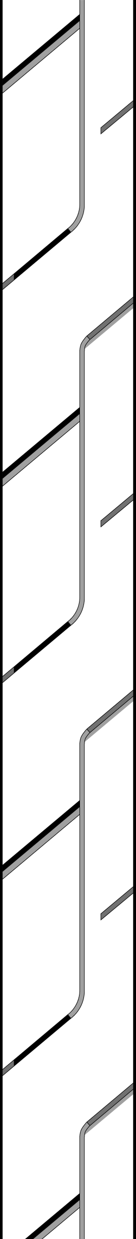
#> input picture tests/datasets/horizontal_stitch/center/sample001_part2_split.png, 136 x 1239 px
$ python -i pattern_continuity.py   (imports and definitions only)
#> lines starting #> are read from the running program, lines starting #| are printed output that depends on the picture; after the words box and inside, x2 and y2 are one past the last pixel; in counts of white or black regions, pixels touching at a corner belong together
# -*- coding: utf-8 -*-

"""
图案连续性检测模块

检测灰度图中上下边缘的线条是否连续对齐，为后续的上下循环拼接服务。
"""

import cv2
import numpy as np
from dataclasses import dataclass
from itertools import product
from typing import List, Optional, Tuple

import logging
from src.common.exceptions import InputDataError, RuntimeProcessError

# 创建模块级日志记录器
logger = logging.getLogger(__name__)

PatternEnd = Tuple[int, int, str]

_VIS_NAME = "pattern_continuity"


# ============================================================
# 本地配置数据类（不依赖 configs 层）
# ============================================================

@dataclass
class PatternContinuityConfig:
    """图案连续性检测配置（算法层本地定义，脱离 configs 依赖）"""

    # 固定灰度阈值
    threshold: int = 200

    # 边缘区域高度（像素）
    edge_height: int = 4

    # 粗细线宽度阈值（像素）
    coarse_threshold: int = 5

    # 细线匹配的最大距离（像素）
    fine_match_distance: int = 4

    # 最小线条宽度（过滤噪声）
    min_line_width: int = 1

    # 可视化线条宽度
    vis_line_width: int = 2

    # 可视化矩形高度（像素）
    vis_rectangle_height: int = 3

    # 可视化矩形底部偏移（像素）
    vis_rectangle_bottom_offset: int = 4


def detect_pattern_continuity(
    image: np.ndarray,
    threshold: int = 200,
    edge_height: int = 4,
    coarse_threshold: int = 5,
    fine_match_distance: int = 4,
    is_debug: bool = False,
) -> Tuple[bool, str, Optional[np.ndarray]]:
    """
    检测图案上下边缘的连续性

    Parameters:
    - image: 输入灰度图 (H, W)
    - threshold: 固定灰度阈值
    - edge_height: 边缘区域高度（像素）
    - coarse_threshold: 粗细线宽度阈值（像素）
    - fine_match_distance: 细线匹配的最大距离（像素）
    - is_debug: 是否输出 debug 可视化图

    Returns:
    - is_continuous: 是否连续
    - vis_name: debug 可视化建议文件名；非 debug 模式为空字符串
    - vis_image: debug 可视化图像；非 debug 模式为 None

    注意：算法层不保存文件；当 is_debug=True 时只返回 vis_name 和 vis_image，保存由调用方负责。

    Raises:
        InputDataError: 当输入图像或方法参数不符合要求时
        RuntimeProcessError: 当图案检测过程失败时
    """
    logger.debug("开始图案连续性检测")

    # 验证图像
    if image is None:
        raise InputDataError("image", "value", "must not be None")

    if len(image.shape) != 2:
        raise InputDataError("image", "shape", "expected 2D grayscale", image.shape)

    config = PatternContinuityConfig(
        threshold=threshold,
        edge_height=edge_height,
        coarse_threshold=coarse_threshold,
        fine_match_distance=fine_match_distance,
    )
    logger.debug("配置加载完成")

    # 提取边缘端点
    try:
        logger.debug("使用OpenCV轮廓检测边缘")
        top_ends, bottom_ends = _detect_with_method_b(image, config)

        logger.debug(f"边缘端点提取完成: 上边缘{len(top_ends)}个，下边缘{len(bottom_ends)}个")

    except (InputDataError, RuntimeProcessError):
        raise
    except Exception as e:
        raise RuntimeProcessError("detect_pattern_continuity", "边缘端点提取失败", e)

    # 匹配端点
    try:
        matches, unmatched_top, unmatched_bottom = _match_ends(top_ends, bottom_ends, config)
        logger.debug(
            f"端点匹配完成: 匹配{len(matches)}对, "
            f"上边缘未匹配{len(unmatched_top)}个, 下边缘未匹配{len(unmatched_bottom)}个"
        )
    except Exception as e:
        raise RuntimeProcessError("_match_ends", "端点匹配失败", e)

    # 判定连续性
    is_continuous = len(unmatched_bottom) == 0
    logger.info(f"连续性判定结果: {'连续' if is_continuous else '不连续'}")
    logger.debug(
        "连续性检测明细: top_ends=%s, bottom_ends=%s, matches=%s, "
        "unmatched_top=%s, unmatched_bottom=%s",
        top_ends, bottom_ends, matches, unmatched_top, unmatched_bottom
    )

    vis_name = ""
    vis_image = None
    if is_debug:
        try:
            vis_image = _visualize_detection(
                image, top_ends, bottom_ends, matches,
                unmatched_top, unmatched_bottom, config
            )
            vis_name = _VIS_NAME
            logger.debug(f"生成debug可视化结果: {vis_name}")
        except Exception as e:
            raise RuntimeProcessError("_visualize_detection", "可视化处理失败", e)

    return is_continuous, vis_name, vis_image


# [103 lines left out: functions _detect_with_method_a, _extract_ends_from_region, not called in this run]


def _detect_with_method_b(
    image: np.ndarray,
    config: PatternContinuityConfig
) -> Tuple[List[Tuple[int, int, str]], List[Tuple[int, int, str]]]:
    """
    使用方法B（OpenCV轮廓检测）检测边缘端点

    Parameters:
    - image: 输入灰度图
    - config: 配置对象

    Returns:
    - top_ends: 上边缘端点列表 [(min_x, max_x, type), ...]
    - bottom_ends: 下边缘端点列表 [(min_x, max_x, type), ...]

    Raises:
        ImageDimensionError: 当图像高度不符合要求时
        PatternDetectionError: 当轮廓检测失败时
    """
    try:
        # 验证图像高度
        if image.shape[0] < 2 * config.edge_height:
            raise InputDataError(
                "image", "shape",
                f"expected height >= {2 * config.edge_height}",
                image.shape[:2]
            )

        # 计算阈值
        threshold = config.threshold
        logger.debug(f"使用固定阈值: {threshold}")

        # 二值化
        try:
            _, binary = cv2.threshold(image, threshold, 255, cv2.THRESH_BINARY_INV)
        except Exception as e:
            raise RuntimeProcessError("cv2.threshold", "二値化失败", e)

        # 提取上边缘端点
        top_region = binary[0:config.edge_height, :]
        top_ends = _extract_ends_from_contours(top_region, config)

        # 提取下边缘端点
        bottom_region = binary[-config.edge_height:, :]
        bottom_ends = _extract_ends_from_contours(bottom_region, config)

        return top_ends, bottom_ends

    except (InputDataError, RuntimeProcessError):
        raise
    except Exception as e:
        raise RuntimeProcessError("_detect_with_method_b", "方法B检测失败", e)


def _extract_ends_from_contours(
    region: np.ndarray,
    config: PatternContinuityConfig
) -> List[Tuple[int, int, str]]:
    """
    从轮廓提取端点

    Parameters:
    - region: 边缘区域图像（二值）
    - config: 配置对象

    Returns:
    - ends: 端点列表 [(min_x, max_x, type), ...]
    """
    # 查找轮廓
    contours, _ = cv2.findContours(
        region,
        cv2.RETR_EXTERNAL,
        cv2.CHAIN_APPROX_SIMPLE
    )

    ends = []
    for contour in contours:
        # 获取边界框
        x, y, w, h = cv2.boundingRect(contour)

        # 过滤噪音
        if w < config.min_line_width:
            continue

        # 判断粗细
        line_type = 'coarse' if w >= config.coarse_threshold else 'fine'

        # 粗线使用区间，细线使用中心点
        if line_type == 'fine':
            center_x = x + w // 2
            ends.append((center_x, center_x, 'fine'))
        else:
            ends.append((x, x + w - 1, 'coarse'))

    return ends


def _match_ends(
    top_ends: List[Tuple[int, int, str]],
    bottom_ends: List[Tuple[int, int, str]],
    config: PatternContinuityConfig
) -> Tuple[List[Tuple[int, int]], List[int], List[int]]:
    """
    匹配上下边缘端点

    Parameters:
    - top_ends: 上边缘端点列表
    - bottom_ends: 下边缘端点列表
    - config: 配置对象

    Returns:
    - matches: 匹配对列表 [(top_idx, bottom_idx), ...]
    - unmatched_top: 未匹配的上边缘索引列表
    - unmatched_bottom: 未匹配的下边缘索引列表
    """
    # 初始化
    unmatched_bottom = set(range(len(bottom_ends)))
    matches = []

    # 全排列匹配
    for top_idx, bottom_idx in product(range(len(top_ends)), range(len(bottom_ends))):
        if bottom_idx in unmatched_bottom:
            if _can_match(top_ends[top_idx], bottom_ends[bottom_idx], config):
                unmatched_bottom.remove(bottom_idx)
                matches.append((top_idx, bottom_idx))

    # 找出未匹配的上边缘
    matched_top = {top_idx for top_idx, _ in matches}
    unmatched_top = [i for i in range(len(top_ends)) if i not in matched_top]

    return matches, unmatched_top, list(unmatched_bottom)


def _can_match(
    top_end: Tuple[int, int, str],
    bottom_end: Tuple[int, int, str],
    config: PatternContinuityConfig
) -> bool:
    """
    判断两个端点是否可以匹配

    Parameters:
    - top_end: 上边缘端点 (min_x, max_x, type)
    - bottom_end: 下边缘端点 (min_x, max_x, type)
    - config: 配置对象

    Returns:
    - can_match: 是否可以匹配
    """
    top_min_x, top_max_x, top_type = top_end
    bottom_min_x, bottom_max_x, bottom_type = bottom_end

    # 细线-细线匹配
    if top_type == 'fine' and bottom_type == 'fine':
        distance = abs(top_min_x - bottom_min_x)
        return distance <= config.fine_match_distance

    # 细线-粗线匹配
    if top_type == 'fine' and bottom_type == 'coarse':
        return bottom_min_x <= top_min_x <= bottom_max_x

    # 粗线-细线匹配
    if top_type == 'coarse' and bottom_type == 'fine':
        return top_min_x <= bottom_min_x <= top_max_x

    # 粗线-粗线匹配
    if top_type == 'coarse' and bottom_type == 'coarse':
        # 只要有重叠就算连续
        overlap_start = max(top_min_x, bottom_min_x)
        overlap_end = min(top_max_x, bottom_max_x)
        overlap_length = overlap_end - overlap_start + 1

        return overlap_length > 0

    return False


# [109 lines left out: functions _visualize_detection, _generate_colors, not called in this run]

>>> import cv2
>>> picture = cv2.imread('../../../tests/datasets/horizontal_stitch/center/sample001_part2_split.png', cv2.IMREAD_GRAYSCALE)
#> picture is the input picture: shape (1239, 136); min 0, max 255, mean 232.9
>>> result = detect_pattern_continuity(picture)
#> in _detect_with_method_b, `_, binary = cv2.threshold(image, threshold, 255, cv2.THRESH_BINARY_INV)`:
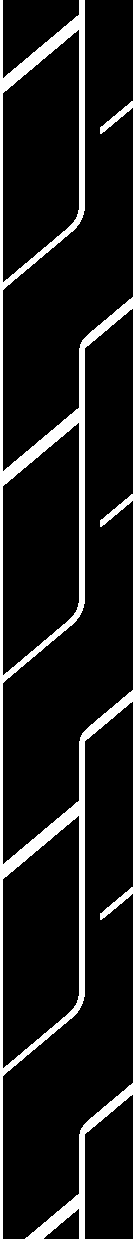
#> binary: shape (1239, 136); 12.5% white; 1 white region
#> in _extract_ends_from_contours, `contours, _ = cv2.findContours( region, cv2.RETR_EXTERNAL, cv2.CHAIN_A..`: contours = 3 contours, all with area under 20
#> the loop in _extract_ends_from_contours, `for contour in contours:` made 3 passes
#> (contour, x, w, line_type, center_x) on passes 1, 3: ([[133, 0], [133, 3], [135, 3], [135, 0]], 133, 3, 'fine', 134), ([[0, 0], [0, 3], [2, 3], [2, 0]], 0, 3, 'fine', 1)
#> (contour, x, w, line_type) on pass 2: ([[79, 0], [79, 3], [84, 3], [84, 0]], 79, 6, 'coarse')
#> after the loop in _extract_ends_from_contours, `for contour in contours:`: ends = [(134, 134, 'fine'), (79, 84, 'coarse'), (1, 1, 'fine')]
#> in _detect_with_method_b, `top_ends = _extract_ends_from_contours(top_region, config)`: top_ends has the same summary as ends in _extract_ends_from_contours
#> in _extract_ends_from_contours (call 2), `contours, _ = cv2.findContours( region, cv2.RETR_EXTERNAL, cv2.CHAIN_A..`: contours = 4 contours, 3 with area under 20; largest, box (x1, y1, x2, y2) and area: (25, 0, 47, 4) 52
#> the loop in _extract_ends_from_contours (call 2), `for contour in contours:` made 4 passes
#> in _detect_with_method_b, `bottom_ends = _extract_ends_from_contours(bottom_region, config)`: bottom_ends = [(134, 134, 'fine'), (79, 84, 'coarse'), (25, 46, 'coarse'), (1, 1, 'fine')]
#> in detect_pattern_continuity, `top_ends, bottom_ends = _detect_with_method_b(image, config)`: top_ends has the same summary as ends in _extract_ends_from_contours
#> in _match_ends, `unmatched_bottom = set(range(len(bottom_ends)))`: unmatched_bottom = 4 items
#> the loop in _match_ends, `for top_idx, bottom_idx in product(range(len(top_ends)), range(len(bot..` made 12 passes
#> (top_idx, bottom_idx, top_min_x in _can_match, top_max_x in _can_match, top_type in _can_match, bottom_min_x in _can_match, bottom_max_x in _can_match, bottom_type in _can_match) on passes 2, 3, 8, 11: (0, 1, 134, 134, 'fine', 79, 84, 'coarse'), (0, 2, 134, 134, 'fine', 25, 46, 'coarse'), (1, 3, 79, 84, 'coarse', 1, 1, 'fine'), (2, 2, 1, 1, 'fine', 25, 46, 'coarse')
#> (top_idx, bottom_idx, top_min_x in _can_match, top_max_x in _can_match, top_type in _can_match, bottom_min_x in _can_match, bottom_max_x in _can_match, bottom_type in _can_match) on passes 1, 4, 12: (0, 0, 134, 134, 'fine', 134, 134, 'fine'), (0, 3, 134, 134, 'fine', 1, 1, 'fine'), (2, 3, 1, 1, 'fine', 1, 1, 'fine')
#> after the loop in _match_ends, `for top_idx, bottom_idx in product(range(len(top_ends)), range(len(bot..`: matches = [(0, 0), (1, 1), (2, 3)]; unmatched_bottom = 1 item
#> in _match_ends, `matched_top = {top_idx for top_idx, _ in matches}`: matched_top = 3 items
#> in _match_ends, `unmatched_top = [i for i in range(len(top_ends)) if i not in matched_t..`: unmatched_top = []
#> in detect_pattern_continuity, `matches, unmatched_top, unmatched_bottom = _match_ends(top_ends, botto..`: matches = [(0, 0), (1, 1), (2, 3)]; unmatched_top = []; unmatched_bottom = [2]
#> in detect_pattern_continuity, `is_continuous = len(unmatched_bottom) == 0`: is_continuous = False

$ run again, on tests/datasets/horizontal_stitch/center/sample001_part3_split.png
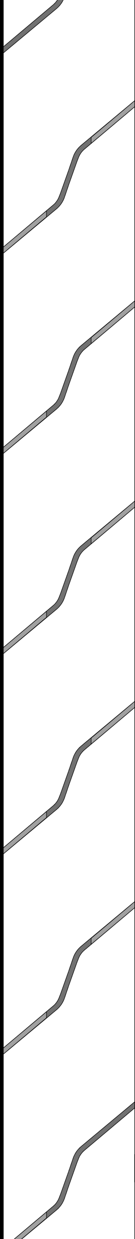
#> input picture tests/datasets/horizontal_stitch/center/sample001_part3_split.png, 135 x 1239 px
#> picture is the input picture: shape (1239, 135); min 0, max 255, mean 241
#> in _detect_with_method_b, `_, binary = cv2.threshold(image, threshold, 255, cv2.THRESH_BINARY_INV)`:
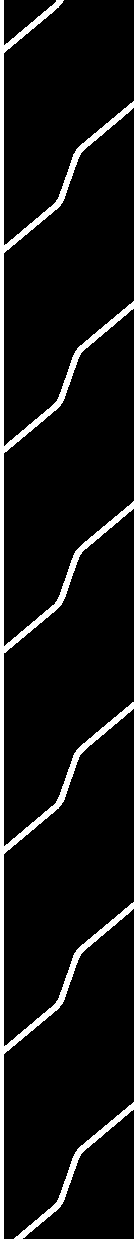
#> binary: shape (1239, 135); 8.3% white; 1 white region
#> contours = 3 contours, 2 with area under 20; largest, box (x1, y1, x2, y2) and area: (54, 0, 64, 4) 20
#> the loop in _extract_ends_from_contours, `for contour in contours:` made 3 passes
#> (contour, x, w, line_type, center_x) on passes 1, 3: ([[134, 0], [134, 3]], 134, 1, 'fine', 134), ([[0, 0], [0, 3], [3, 3], [3, 0]], 0, 4, 'fine', 2)
#> after the loop in _extract_ends_from_contours, `for contour in contours:`: ends = [(134, 134, 'fine'), (54, 63, 'coarse'), (2, 2, 'fine')]
#> in _detect_with_method_b, `top_ends = _extract_ends_from_contours(top_region, config)`: top_ends has the same summary as ends in _extract_ends_from_contours
#> contours = 3 contours, 2 with area under 20; largest, box (x1, y1, x2, y2) and area: (14, 0, 27, 4) 25
#> the loop in _extract_ends_from_contours (call 2), `for contour in contours:` made 3 passes
#> in _detect_with_method_b, `bottom_ends = _extract_ends_from_contours(bottom_region, config)`: bottom_ends = [(134, 134, 'fine'), (14, 26, 'coarse'), (2, 2, 'fine')]
#> in detect_pattern_continuity, `top_ends, bottom_ends = _detect_with_method_b(image, config)`: top_ends has the same summary as ends in _extract_ends_from_contours
#> in _match_ends, `unmatched_bottom = set(range(len(bottom_ends)))`: unmatched_bottom = 3 items
#> the loop in _match_ends, `for top_idx, bottom_idx in product(range(len(top_ends)), range(len(bot..` made 9 passes
#> (top_idx, bottom_idx, top_min_x in _can_match, top_max_x in _can_match, top_type in _can_match, bottom_min_x in _can_match, bottom_max_x in _can_match, bottom_type in _can_match) on passes 1, 3, 9: (0, 0, 134, 134, 'fine', 134, 134, 'fine'), (0, 2, 134, 134, 'fine', 2, 2, 'fine'), (2, 2, 2, 2, 'fine', 2, 2, 'fine')
#> after the loop in _match_ends, `for top_idx, bottom_idx in product(range(len(top_ends)), range(len(bot..`: matches = [(0, 0), (2, 2)]; unmatched_bottom = 1 item
#> matched_top = 2 items
#> in _match_ends, `unmatched_top = [i for i in range(len(top_ends)) if i not in matched_t..`: unmatched_top = [1]
#> in detect_pattern_continuity, `matches, unmatched_top, unmatched_bottom = _match_ends(top_ends, botto..`: matches = [(0, 0), (2, 2)]; unmatched_top = [1]
#> is_continuous = False
